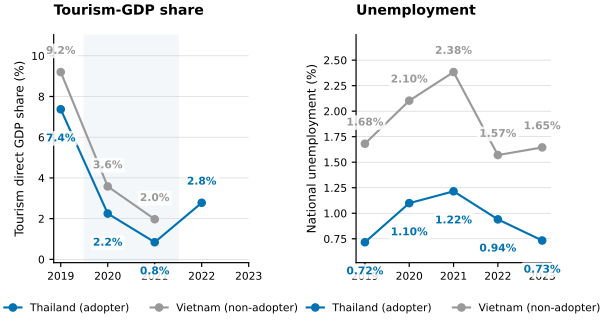

Generate this figure with Python:
import pandas as pd
import matplotlib.pyplot as plt

from style_config import (
    apply_style,
    add_panel_label,
    add_source_note,
    export_svg,
    TREATED_COLOR,
    COMPARISON_COLOR,
    NEUTRAL_COLOR,
    MM_TO_IN,
)

apply_style()

bbox_props = dict(boxstyle="round,pad=0.2", facecolor="white", edgecolor="none", alpha=0.85)


def annotate_pair(ax, years, series_a, series_b, color_a, color_b, fmt):
    for y, va, vb in zip(years, series_a, series_b):
        if pd.notna(va):
            above = pd.isna(vb) or va >= vb
            offset = (0, 12) if above else (0, -18)
            ax.annotate(
                fmt(va), (y, va), textcoords="offset points", xytext=offset,
                ha="center", va="bottom" if above else "top",
                fontsize=8, color=color_a, fontweight="bold", bbox=bbox_props, zorder=5,
            )
        if pd.notna(vb):
            above = pd.isna(va) or vb > va
            offset = (0, 12) if above else (0, -18)
            ax.annotate(
                fmt(vb), (y, vb), textcoords="offset points", xytext=offset,
                ha="center", va="bottom" if above else "top",
                fontsize=8, color=color_b, fontweight="bold", bbox=bbox_props, zorder=5,
            )


def set_headroom(ax, *series_list, top_pad=0.22, bottom_pad=0.12):
    all_vals = pd.concat([s.dropna() for s in series_list])
    lo, hi = all_vals.min(), all_vals.max()
    span = hi - lo if hi > lo else max(hi, 1) * 0.1
    ax.set_ylim(lo - span * bottom_pad, hi + span * top_pad)


df = pd.read_excel("DigitalNomadDataset.xlsx", sheet_name="tourism_and_macroeconomic_data")
years = [2019, 2020, 2021, 2022, 2023]

tha = df[(df.iso3 == "THA") & (df.year.isin(years))].set_index("year")
vnm = df[(df.iso3 == "VNM") & (df.year.isin(years))].set_index("year")

thailand_tourism = tha["tourism_gdp_share"].reindex(years)
vietnam_tourism = vnm["tourism_gdp_share"].reindex(years)
thailand_unemp = tha["unemployment_rate"].reindex(years)
vietnam_unemp = vnm["unemployment_rate"].reindex(years)

fig, axes = plt.subplots(1, 2, figsize=(160 * MM_TO_IN, 85 * MM_TO_IN), layout="constrained")

ax = axes[0]
ax.axvspan(2019.5, 2021.5, color="#f1f5f9", zorder=0, alpha=0.8)
ax.plot(years, thailand_tourism, "-o", color=TREATED_COLOR, label="Thailand (adopter)", zorder=3)
ax.plot(years, vietnam_tourism, "-o", color=COMPARISON_COLOR, label="Vietnam (non-adopter)", zorder=3)
set_headroom(ax, thailand_tourism, vietnam_tourism)
annotate_pair(ax, years, thailand_tourism, vietnam_tourism, TREATED_COLOR, COMPARISON_COLOR, lambda v: f"{v:.1f}%")
ax.set_xticks(years)
ax.set_ylabel("Tourism direct GDP share (%)")
ax.set_title("Tourism-GDP share", loc="left", pad=15)
ax.legend(loc="upper center", ncol=2, bbox_to_anchor=(0.5, -0.14), frameon=False)

ax = axes[1]
ax.plot(years, thailand_unemp, "-o", color=TREATED_COLOR, label="Thailand (adopter)", zorder=3)
ax.plot(years, vietnam_unemp, "-o", color=COMPARISON_COLOR, label="Vietnam (non-adopter)", zorder=3)
set_headroom(ax, thailand_unemp, vietnam_unemp)
annotate_pair(ax, years, thailand_unemp, vietnam_unemp, TREATED_COLOR, COMPARISON_COLOR, lambda v: f"{v:.2f}%")
ax.set_xticks(years)
ax.set_ylabel("National unemployment (%)")
ax.set_title("Unemployment", loc="left", pad=15)
ax.legend(loc="upper center", ncol=2, bbox_to_anchor=(0.5, -0.14), frameon=False)

export_svg(fig, "thailand_vietnam.svg")
